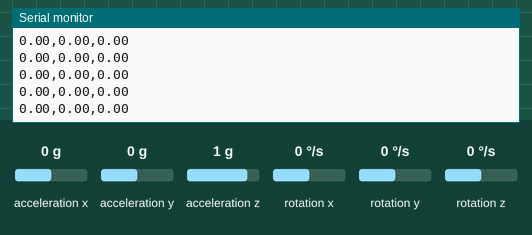
Simulated run of this program. Board: ESP32. Parts: the last lines printed to the serial monitor. The inputs (shaded band) are chosen by the test bench; at power-on: acceleration x 0 g, acceleration y 0 g, acceleration z 1 g, rotation x 0 °/s, rotation y 0 °/s, rotation z 0 °/s.

Above: at 11.2 s.
11.3 s: acceleration x set to -1.4 g
At 11.49 s:
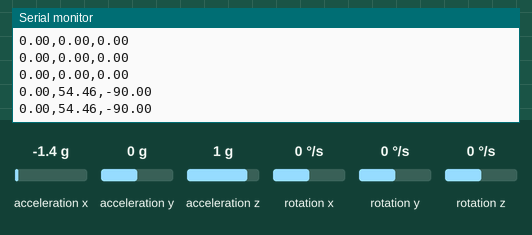
12.8 s: acceleration y set to -1.4 g
At 12.87 s:
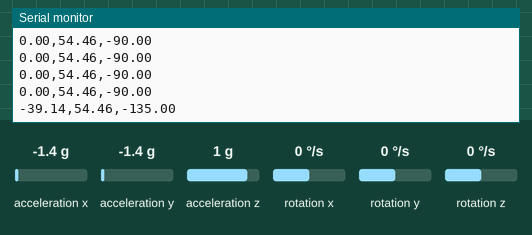
14.3 s: acceleration z set to -1.4 g
At 14.35 s:
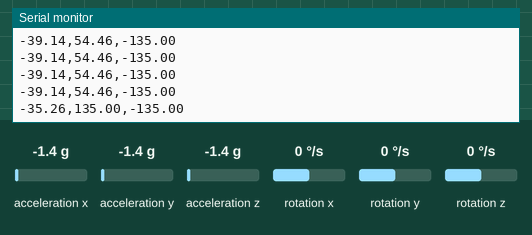
Timing chart, 0 to 17.3 s (numbered marks = the images above; inputs shaded):
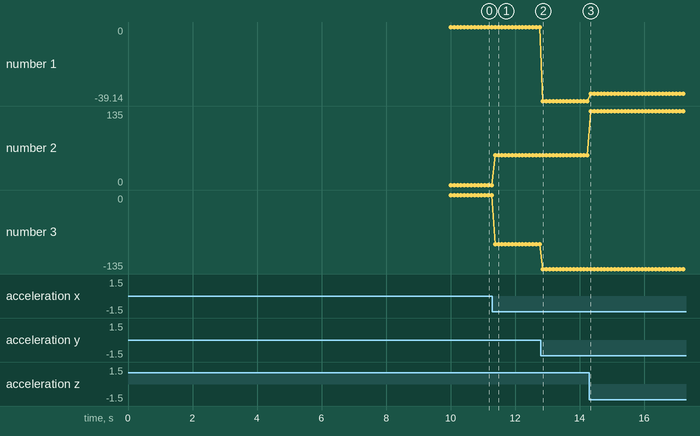

The program:

main.cpp
```cpp
#include <Arduino.h>
#include <Wire.h>
#include <MPU9250.h>

MPU9250 mpu;
float pitch, roll, yaw;

void setup() {
  Serial.begin(115200);
  Wire.begin();
  delay(2000);

  if (!mpu.setup(0x68)) {
    Serial.println("MPU connection failed.");
    while (1);
  }

    delay(5000);

      // calibrate anytime you want to
    mpu.calibrateAccelGyro();
    Serial.print("Gyro Calibration Complete");
    delay(3000);
    // mpu.calibrateMag();
    // Serial.print("Mag Calibration Complete");

  // Configure MPU9250 (optional settings)
  // mpu.setAccelRange(MPU9250::ACCEL_RANGE_4G);
  // mpu.setGyroRange(MPU9250::GYRO_RANGE_500DPS);
  // mpu.setDlpfBandwidth(MPU9250::DLPF_BANDWIDTH_20HZ);
  // mpu.setSrd(19); // Set to read sensor data at ~50Hz
}

void loop() {
  if (mpu.update()) {
    pitch = atan2(mpu.getAccY(), sqrt(mpu.getAccX() * mpu.getAccX() + mpu.getAccZ() * mpu.getAccZ())) * 180.0 / M_PI;
    roll = atan2(-mpu.getAccX(), mpu.getAccZ()) * 180.0 / M_PI;
    yaw = atan2(mpu.getAccX(), mpu.getAccY()) * 180.0 / M_PI;

    // Send orientation data over serial
    Serial.print(pitch); Serial.print(",");
    Serial.print(roll); Serial.print(",");
    Serial.println(yaw);

    delay(100); // Delay for readability
  }
}
```

Measured:
- after the input at 11.3 s, the serial monitor: prints a new line after 0.08 s (image 1)
- after the input at 12.8 s, the serial monitor: prints a new line after 0.07 s (image 2)
- after the input at 14.3 s, the serial monitor: prints a new line after 0.05 s (image 3)
- plotted number 1: 0 → -39.14 after the input at 12.8 s, -39.14 → -35.26 after the input at 14.3 s
- plotted number 2: 0 → 54.46 after the input at 11.3 s, 54.46 → 135 after the input at 14.3 s
- plotted number 3: 0 → -90 after the input at 11.3 s, -90 → -135 after the input at 12.8 s
